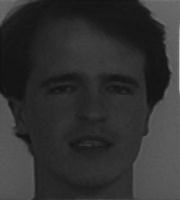
#> input picture path.png, 180 x 200 px, given in place of harry.1.jpg, which was not available
$ python NormalizadorImages.py
#> lines starting #> are read from the running program, lines starting #| are printed output that depends on the picture; after the words box and inside, x2 and y2 are one past the last pixel; in counts of white or black regions, pixels touching at a corner belong together; pictures that were not available may be replaced by others from this repository, and a replacement may not be noted
import numpy as np
import cv2
import matplotlib.pyplot as plt
from tkinter import filedialog
from tkinter import *
import os

#Cargar imagen del explorador de archivos

root = Tk()
root.withdraw()

#root.filename =  filedialog.askopenfilename(initialdir = "/",title = "Select file",filetypes = (("all files",".*"),("jpg files",".jpg")))
#root.destroy()
path = "C:/Users/andre/Desktop/DataSetRNA/ImagenesSinProcesamiento/harry/harry."
pathjpg = ".jpg"
pathdestino ="C:/Users/andre/Desktop/DataSetRNA/ImagenesNormalizadas/Harry"

for i in range(1,21):
    pathcounter = str(i)
    pathfull = path+pathcounter+pathjpg
    imagen = cv2.imread(pathfull,0)
#> imagen is the input picture: shape (200, 180); min 17, max 185, mean 49.2
    ancho=64
    alto =64
    dim =(ancho,alto)

    equ = cv2.equalizeHist(imagen)
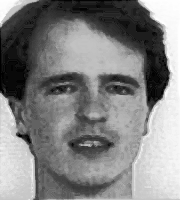
#> equ: shape (200, 180); min 0, max 255, mean 130.2
    equ = cv2.resize(equ,dim,interpolation = cv2.INTER_AREA)
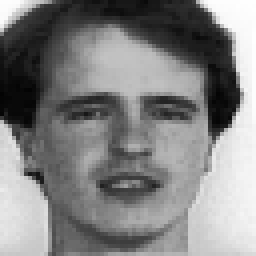
#> equ: shape (64, 64) (shown 4 times larger); min 3, max 254, mean 130.2
    #cv2.imshow("Ventana de im seleccionada",equ)
    normalizada = (1/255)*equ
    full = "Harry"+pathcounter+pathjpg
    print(full)
    cv2.imwrite(os.path.join(pathdestino , full), normalizada)
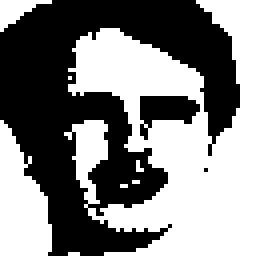
#> saved as Harry1.jpg: shape (64, 64) (shown 4 times larger); values 0 (black) and 1 (white), 51.1% white; 3 black regions (1 under 20 px), largest, box (x1, y1, x2, y2) and area: (0, 0, 60, 64) 1908, (35, 24, 50, 35) 94
#> pass 2 of the loop `for i in range(1,21):`:
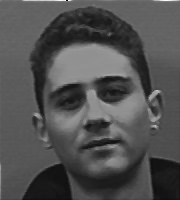
#> input picture prueba.png, 180 x 200 px, given in place of harry.2.jpg, which was not available
#> imagen is the input picture: shape (200, 180); min 6, max 254, mean 80.9
#> `equ = cv2.resize(equ,dim,interpolation = cv2.INTER_AREA)`:
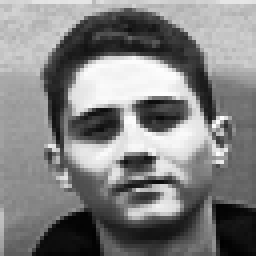
#> equ: shape (64, 64) (shown 4 times larger); min 1, max 253, mean 129.1
#> `cv2.imwrite(os.path.join(pathdestino , full), normalizada)`:
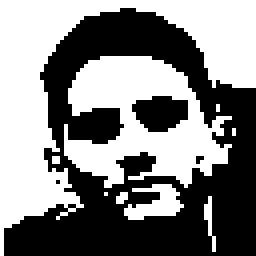
#> saved as Harry2.jpg: shape (64, 64) (shown 4 times larger); values 0 (black) and 1 (white), 51.3% white; 4 black regions (2 under 20 px), largest, box (x1, y1, x2, y2) and area: (1, 2, 64, 64) 1897, (33, 24, 47, 33) 95
#> (the run stopped early here; a loop or call above may not have finished)
